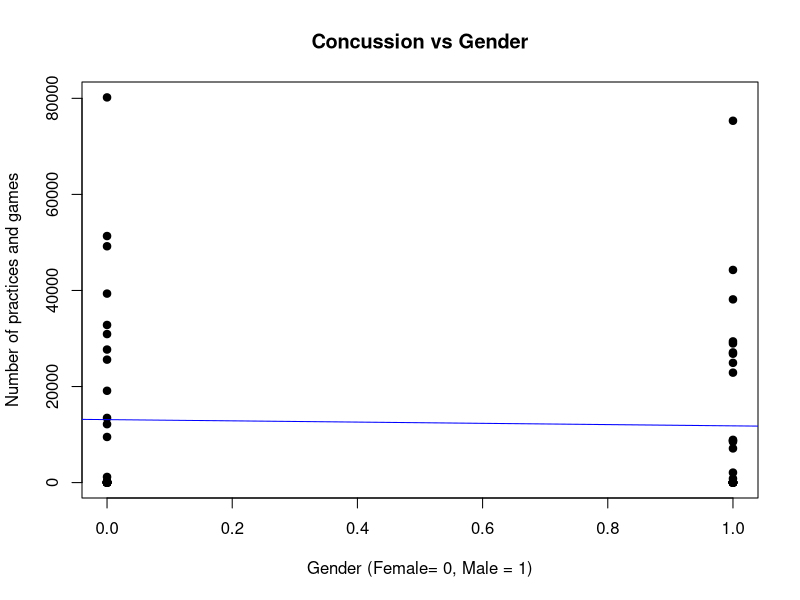

This figure's R source:
setwd("/Users/laurencovey/Downloads")
cat("\f") # clean the console
rm(list = ls()) # clean the environment
# Lets read the data
library(readxl)
df <- read_excel("STAT383 Project.xlsx")
fit_lm <- lm(Concussion ~ Gender, data = df)
print(summary(fit_lm))

# Plotting the data points
plot(df$Gender, df$Concussion, main = "Concussion vs Gender",
     xlab = "Gender (Female= 0, Male = 1)", ylab = "Number of practices and games",
     pch = 19)

# Adding the regression line to the above plot
abline(fit_lm, col = "blue")
